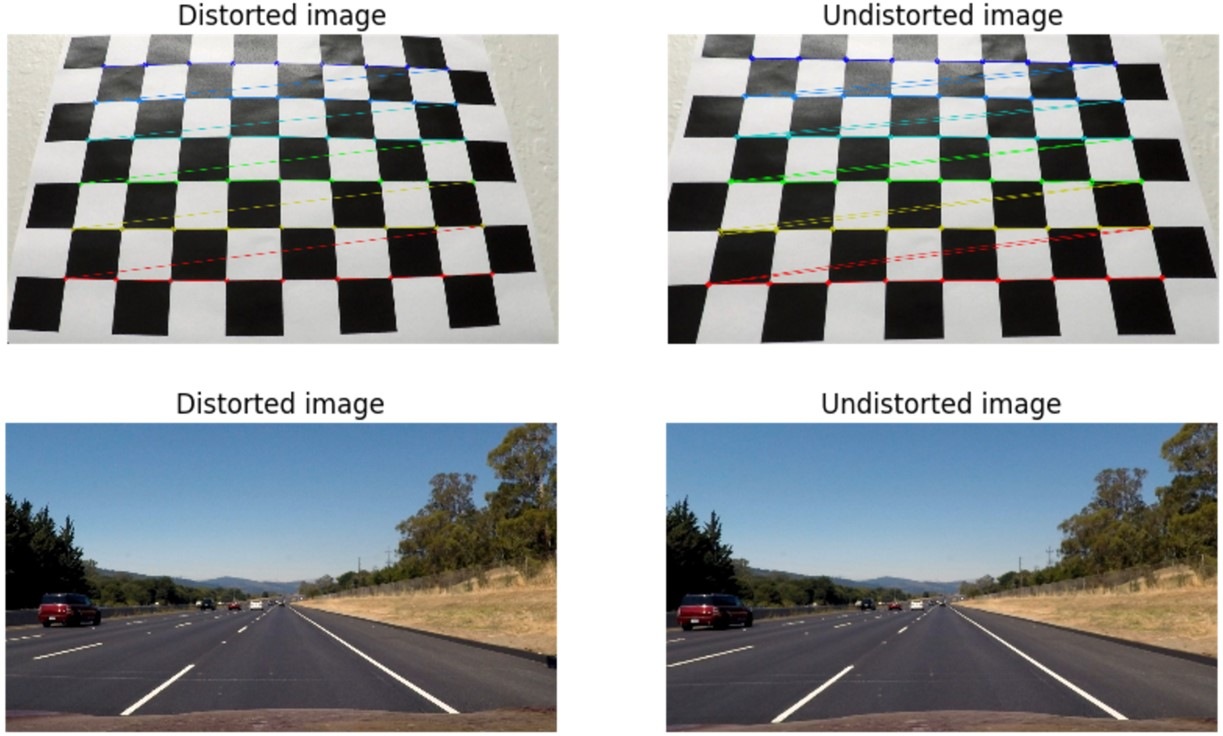
#> input picture SDC_project4/calibration.jpg, 1223 x 736 px, given in place of the camera
$ python colorDectector.py
#> lines starting #> are read from the running program, lines starting #| are printed output that depends on the picture; after the words box and inside, x2 and y2 are one past the last pixel; in counts of white or black regions, pixels touching at a corner belong together
import cv2
import numpy as np

class ColorDectector:
    def find_red(self):
        lower_red = np.array([120, 100, 0])
        upper_red = np.array([255, 255, 255])

        cap = cv2.VideoCapture(0)

        while True :
            ret, img_color = cap.read()
#> img_color is the input picture: shape (736, 1223, 3); mean B, G, R 153.9, 152.5, 149.1
            img_color=cv2.flip(img_color, 1)
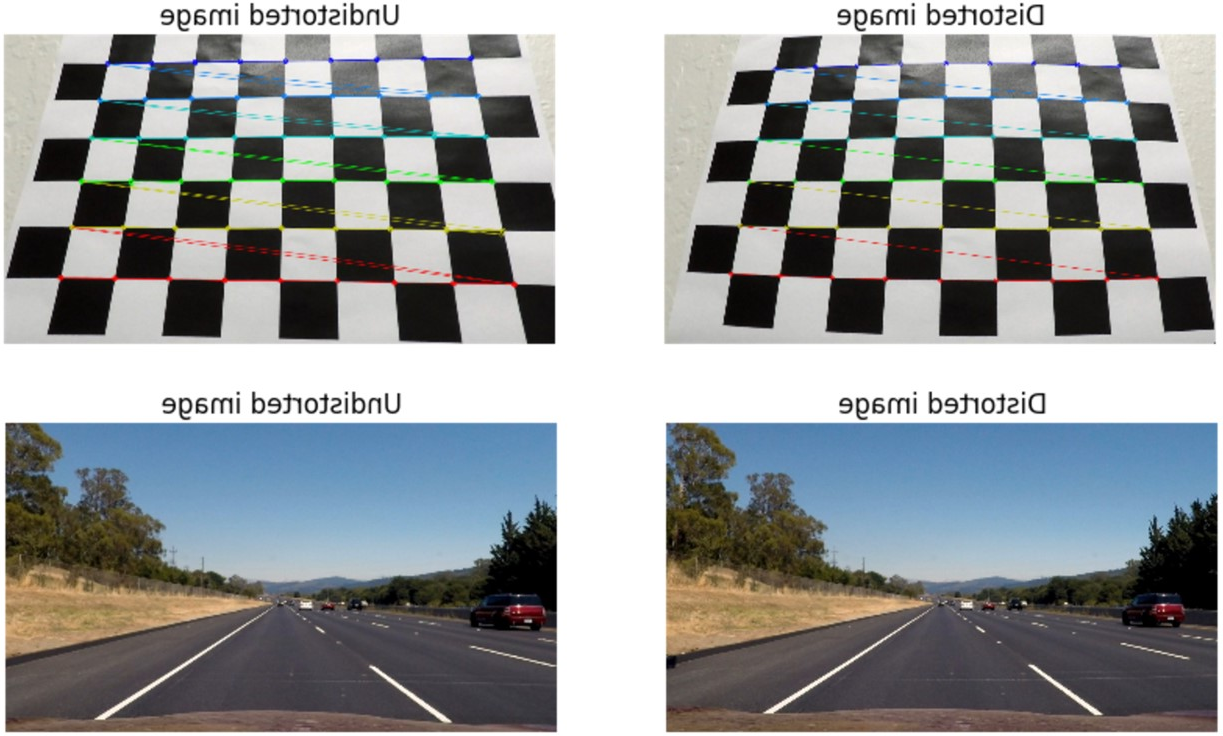
#> img_color: shape (736, 1223, 3); mean B, G, R 153.9, 152.5, 149.1


            height, width = img_color.shape[:2]
#> height = 736; width = 1223
            img_color = cv2.resize(img_color, (width, height), interpolation=cv2.INTER_AREA)

            img_blurred = cv2.GaussianBlur(img_color, (7,7), 0)
            img_hsv = cv2.cvtColor(img_blurred, cv2.COLOR_BGR2HSV)
#> img_hsv: shape (736, 1223, 3); mean H, S, V 48.4, 37.9, 161

            kernel = np.ones((9, 9), np.uint8)
            mask = cv2.inRange(img_hsv, lower_red, upper_red)
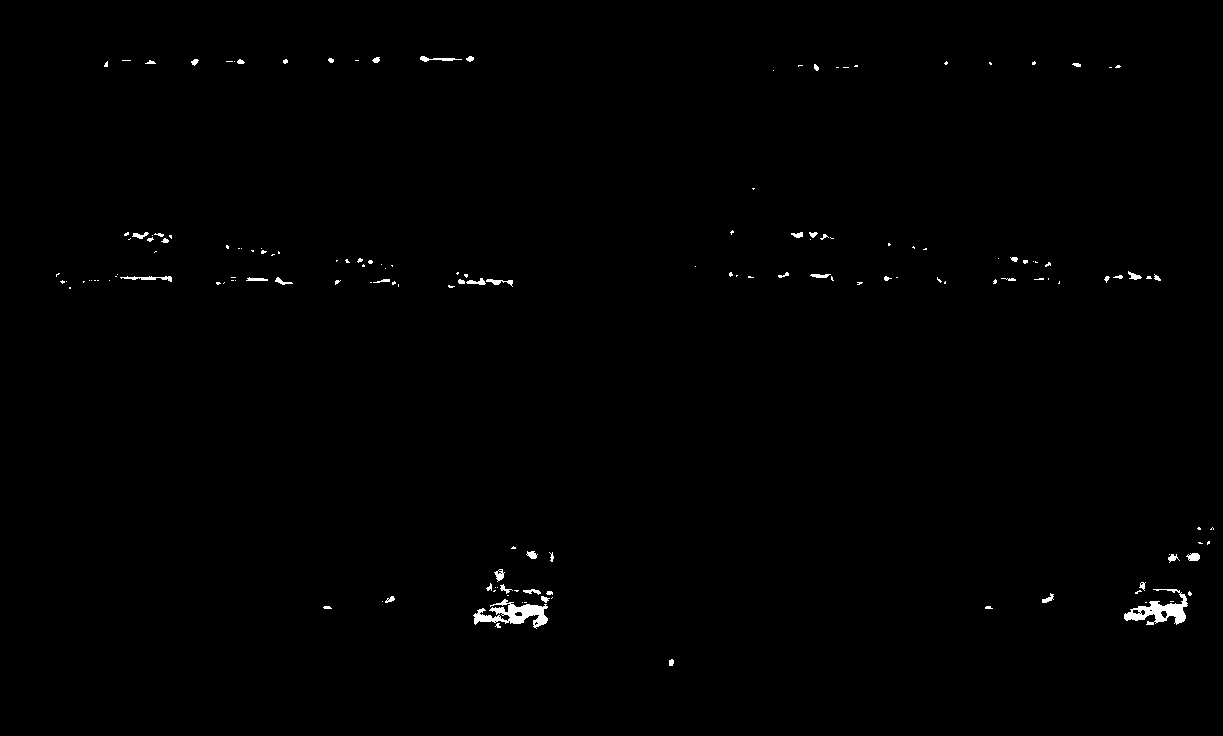
#> mask: shape (736, 1223); 0.52% white; 157 white regions (108 under 20 px), largest, box (x1, y1, x2, y2) and area: (473, 599, 548, 629) 999, (1124, 589, 1188, 625) 919, (120, 276, 172, 282) 137
            mask = cv2.morphologyEx(mask, cv2.MORPH_OPEN, kernel)
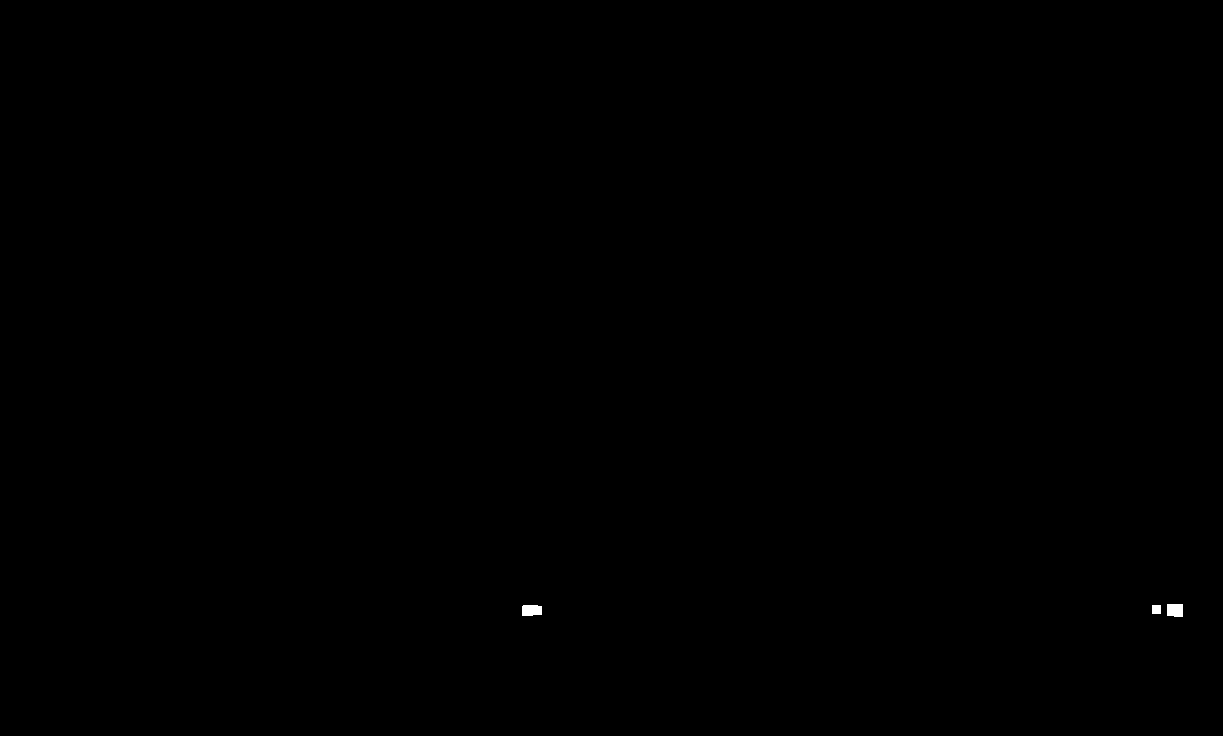
#> mask: shape (736, 1223); 0.05% white; 3 white regions, box (x1, y1, x2, y2) and area: (522, 605, 542, 616) 206, (1167, 604, 1183, 617) 201, (1152, 605, 1161, 614) 81
            mask = cv2.morphologyEx(mask, cv2.MORPH_CLOSE, kernel)
#> mask: shape (736, 1223); 0.06% white; 2 white regions

            cnts = cv2.findContours(mask.copy(), cv2.RETR_EXTERNAL, cv2.CHAIN_APPROX_SIMPLE)[-2]
#> cnts = 2 contours; box (x1, y1, x2, y2) and area: (1152, 604, 1183, 617) 294, (522, 605, 542, 616) 178

            center = None

            if len(cnts)>0 :
                c = max(cnts, key=cv2.contourArea)
#> c = contour of 11 points, box (x1, y1, x2, y2) (1152, 604, 1183, 617), area 294
                ((x, y), radius) = cv2.minEnclosingCircle(c)
#> x = 1167.2; y = 610; radius = 15.99
                M = cv2.moments(c)
#> M = moments, m00 294.5, centre m10/m00, m01/m00 = (1168.5, 609.5)
                center = (int(M["m10"] / M["m00"]), int(M["m01"] / M["m00"]))
#> center = (1168, 609)

                if radius > 10:
                    cv2.circle(img_color, (int(x), int(y)), int(radius), (255, 0, 0), 2)
#> img_color: shape (736, 1223, 3); 0.03% of pixels changed, all inside (x1, y1, x2, y2) = (1151, 594, 1184, 627)
                    print(int(x), int(y), int(radius))
#| 1167 610 15
                    return int(x), int(y), int(radius)


            cv2.imshow('img_color',img_color)
            #cv2.imshow('img_mask',mask)

            if not ret:
                break

            if cv2.waitKey(1) & 0xFF == 27 :
                break

        cv2.destroyAllWindows()

if __name__ == '__main__':
    colorDectector = ColorDectector()
    while True:
        colorDectector.find_red()
